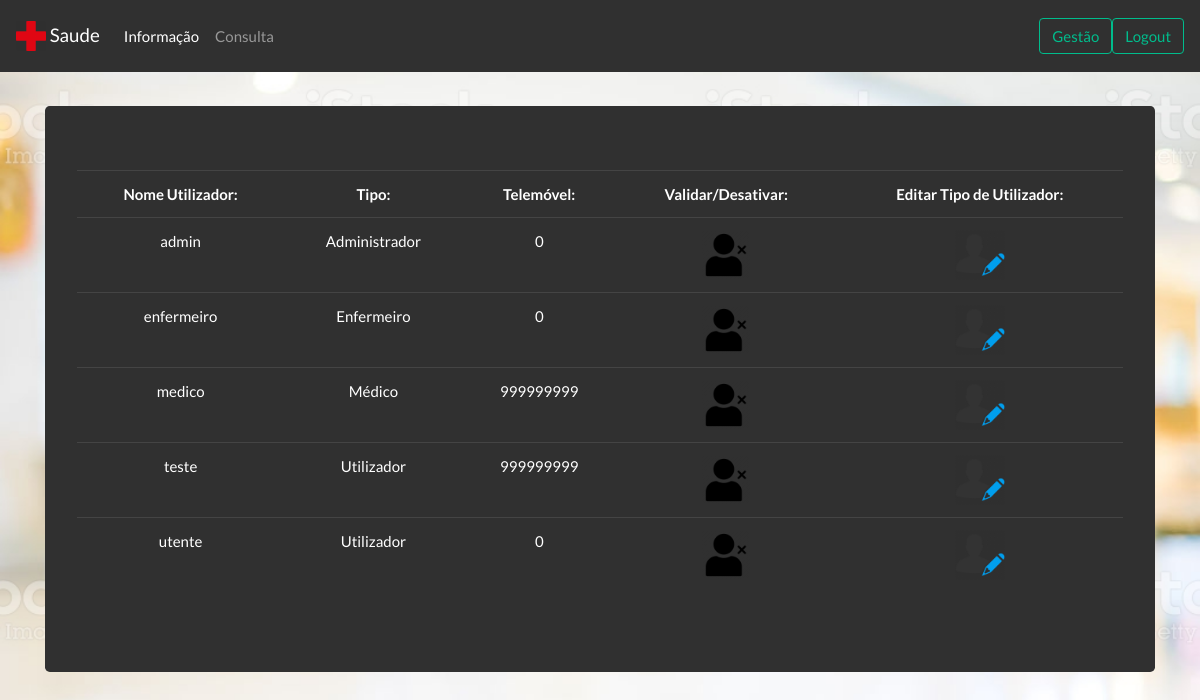
Page /gerirUsers.php (signed in) on the committed database.
### tables this page shows
CREATE TABLE `utilizador` (
  `utilizador` varchar(100) NOT NULL,
  `password` varchar(100) NOT NULL,
  `email` varchar(100) NOT NULL,
  `telefone` int(9) NOT NULL,
  `morada` varchar(100) NOT NULL,
  `tipoUtilizador` int(11) NOT NULL DEFAULT 1
);

### gerirUsers.php (the view, shortened to what this page needs)
<!DOCTYPE html>
<head>
    <link rel='stylesheet' href='bootstrap.min.css'>
</head>
<body style='background-image: url("./img/bg.jpg"); background-size: 100%;'>
    <?php
    include './navbar.php';
    ?>
      <div class='container my-auto vertical-center'>
        <div class='jumbotron align-items-center align-content-center text-center mx-auto ' style='margin-top: 3%; margin-bot: 3%;'>
            <table class="table">
                <tr>
                    <th>Nome Utilizador:</th>
                    <th>Tipo:</th>
                    <th>Telemóvel:</th>
                    <th>Validar/Desativar:</th>
                    <th>Editar Tipo de Utilizador:</th>
                </tr>
                <?php
                $sql = "SELECT * FROM utilizador";
                $retval = mysqli_query( $conDB, $sql );
                while($row = mysqli_fetch_array($retval)){
                    echo"
                        <tr>
                        <td>".$row["utilizador"]."</td>
                        <td>".getDescricaoUtilizador($row["tipoUtilizador"])."</td>
                        <td>".$row["telefone"]."</td>
                        ";
                    if($row["tipoUtilizador"] == UTILIZADOR_NAO_APROVADO || $row["tipoUtilizador"] == DESATIVADO){
                        echo"	<td><a href='gestaoValidar.php?User=".$row["utilizador"]."' ><img src='./img/validar.png' width=50 height=50></a></td>";
                    }
                    else
                    echo"	<td><a href='gestaoDesativar.php?User=".$row["utilizador"]."' ><img src='./img/desativar.png' width=50 height=50></a></td>";;
                    if($row["tipoUtilizador"] != DESATIVADO){
                        echo"	<td><a href='gestaoEditar.php?User=".$row["utilizador"]."' ><img src='./img/editContact.png' width=50 height=50></a></td>";
                    }else
                        echo"<td></td>";
                        echo "</tr>";
					}
					echo"</table>";
			function getDescricaoUtilizador($tipoNumerico){
				switch($tipoNumerico){
					case ADMINISTRADOR:
						return "Administrador";
					break;
					case MEDICO:
						return "Médico";
					break;
					case ENFERMEIRO:
						return "Enfermeiro";
					break;
					case UTILIZADOR:
						return "Utilizador";
					break;
				}
			}
		?>
        </div>
    </div>
</body>
</html>

### navbar.php (shortened to what this page needs)
<?php
    if(isset($_SESSION["user"]) && isset($_SESSION["tipoUser"])){
        echo "
        <nav class='navbar navbar-expand-lg navbar-light bg-light'>
        <div class='collapse navbar-collapse' id='navbarTogglerDemo01'>
          <a class='navbar-brand' href='index.php'><img src='./img/logo.png' width='30' height='30' class='d-inline-block align-top'>
            Saude</a>
          <ul class='navbar-nav mr-auto mt-2 mt-lg-0'>
            <li class='nav-item active'>
              <a class='nav-link' href='index.php'>Informação</a>
            </li>
            <li class='nav-item'>
              <a class='nav-link' href='Consultas.php'>Consulta</a>
            </li>
          </ul>
          <form class='form-inline my-2 my-lg-0' action='PgUtilizador.php'>
            <button class='btn btn-outline-success my-2 my-sm-0' type='submit'>Gestão</button>
          </form>
          <form class='form-inline my-2 my-lg-0' action='logout.php'>
            <button class='btn btn-outline-success my-2 my-sm-0' type='submit'>Logout</button>
          </form>
        </div>
      </nav>
        ";
    }
?>

### rows in the picture
utilizador: utilizador "admin", tipoUtilizador "Administrador", telefone "0"
utilizador: utilizador "enfermeiro", tipoUtilizador "Enfermeiro", telefone "0"
utilizador: utilizador "medico", tipoUtilizador "Médico", telefone "999999999"
utilizador: utilizador "teste", tipoUtilizador "Utilizador", telefone "999999999"
utilizador: utilizador "utente", tipoUtilizador "Utilizador", telefone "0"
